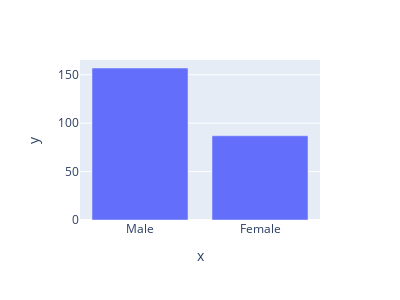

Notebook code for this chart:
### Code cell
fig = px.bar(x=gender, y=frequency)
fig.update_layout(height=300, width=400)

### Figure 1 — Plotly figure (JSON) as saved in the notebook; plotly's stock layout.template omitted (floating-point values rounded to 4 significant figures)
{"data": [{"alignmentgroup": "True", "hovertemplate": "x=%{x}<br>y=%{y}<extra></extra>", "legendgroup": "", "marker": {"color": "#636efa", "pattern": {"shape": ""}}, "name": "", "offsetgroup": "", "orientation": "v", "showlegend": false, "textposition": "auto", "type": "bar", "x": ["Male", "Female"], "xaxis": "x", "y": [157, 87], "yaxis": "y"}], "layout": {"barmode": "relative", "height": 300, "legend": {"tracegroupgap": 0}, "margin": {"t": 60}, "width": 400, "xaxis": {"anchor": "y", "domain": [0, 1], "title": {"text": "x"}}, "yaxis": {"anchor": "x", "domain": [0, 1], "title": {"text": "y"}}}}
